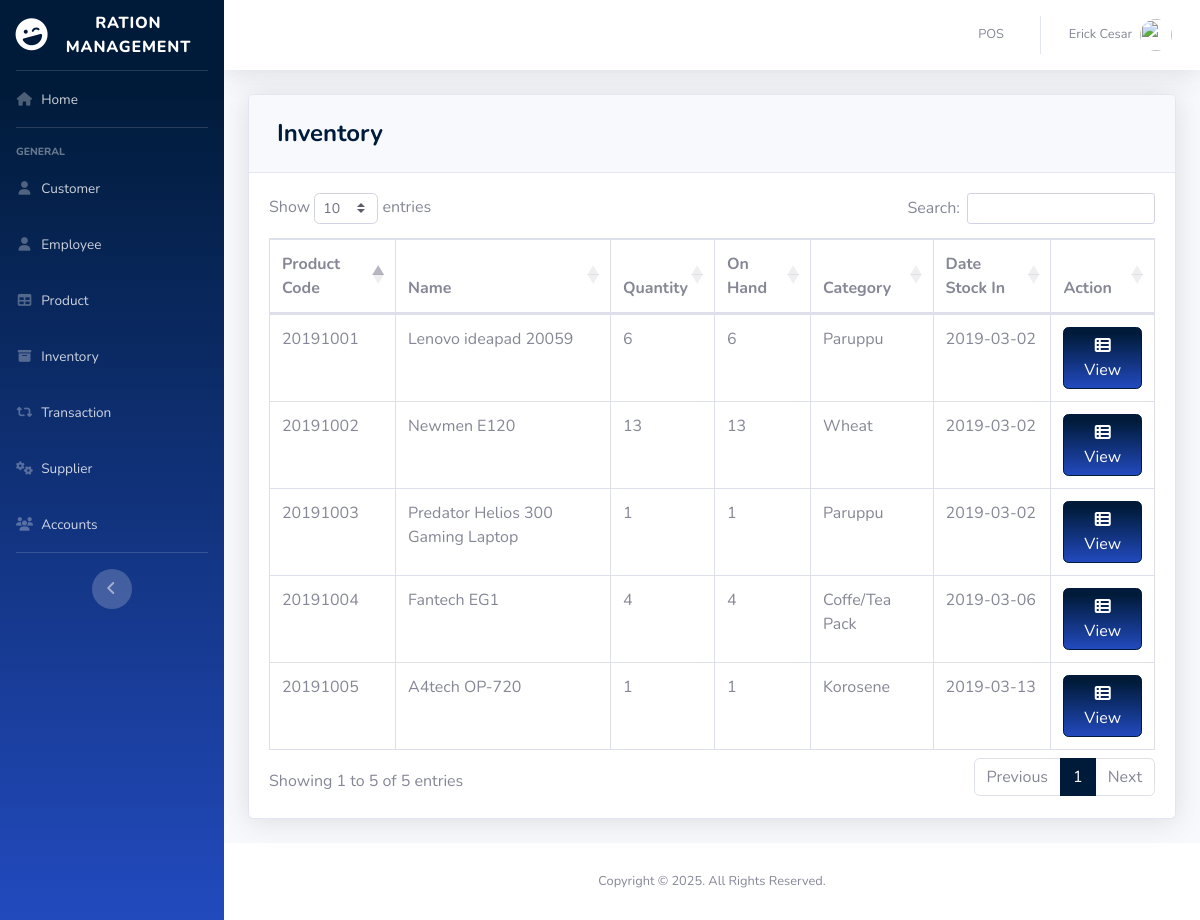
Page /pages/inventory.php (signed in) on the committed database.
### tables this page shows
CREATE TABLE `product` (
  `PRODUCT_ID` int(11) NOT NULL,
  `PRODUCT_CODE` varchar(20) NOT NULL,
  `NAME` varchar(50) DEFAULT NULL,
  `DESCRIPTION` varchar(250) NOT NULL,
  `QTY_STOCK` int(50) DEFAULT NULL,
  `ON_HAND` int(250) NOT NULL,
  `PRICE` int(50) DEFAULT NULL,
  `CATEGORY_ID` int(11) DEFAULT NULL,
  `SUPPLIER_ID` int(11) DEFAULT NULL,
  `DATE_STOCK_IN` varchar(50) NOT NULL
);

CREATE TABLE `category` (
  `CATEGORY_ID` int(11) NOT NULL,
  `CNAME` varchar(50) DEFAULT NULL
);

### pages/inventory.php (the view, shortened to what this page needs)
<?php
include'../includes/connection.php';
include'../includes/sidebar.php';
?>
            <div class="card shadow mb-4">
            <div class="card-header py-3">
              <h4 class="m-2 font-weight-bold text-primary">Inventory</h4>
            </div>
            <div class="card-body">
              <div class="table-responsive">
                <table class="table table-bordered" id="dataTable" width="100%" cellspacing="0">
               <thead>
                   <tr>
                     <th>Product Code</th>
                     <th>Name</th>
                     <th>Quantity</th>
                     <th>On Hand</th>
                     <th>Category</th>
                     <th>Date Stock In</th>
                     <th>Action</th>
                   </tr>
               </thead>
          <tbody>
<?php
    $query = 'SELECT PRODUCT_ID, PRODUCT_CODE, NAME, COUNT(`QTY_STOCK`) AS "QTY_STOCK", COUNT(`ON_HAND`) AS "ON_HAND", CNAME, DATE_STOCK_IN FROM product p join category c on p.CATEGORY_ID=c.CATEGORY_ID GROUP BY PRODUCT_CODE';
        $result = mysqli_query($db, $query) or die (mysqli_error($db));
            while ($row = mysqli_fetch_assoc($result)) {
                echo '<tr>';
                echo '<td>'. $row['PRODUCT_CODE'].'</td>';
                echo '<td>'. $row['NAME'].'</td>';
                echo '<td>'. $row['QTY_STOCK'].'</td>';
                echo '<td>'. $row['ON_HAND'].'</td>';
                echo '<td>'. $row['CNAME'].'</td>';
                echo '<td>'. $row['DATE_STOCK_IN'].'</td>';
                      echo '<td align="right">
                              <a type="button" class="btn btn-primary bg-gradient-primary" href="inv_searchfrm.php?action=edit & id='.$row['PRODUCT_CODE'] . '"><i class="fas fa-fw fa-th-list"></i> View</a>
                          </div> </td>';
                        }
?>
                        </div>
                    </div>
<?php
include'../includes/footer.php';
?>

### includes/sidebar.php (shortened to what this page needs)
<!DOCTYPE html>
<html lang="en">
<head>
  <link href="../vendor/fontawesome-free/css/all.min.css" rel="stylesheet" type="text/css">
  <link href="../css/sb-admin-2.min.css" rel="stylesheet">
  <link href="../vendor/datatables/dataTables.bootstrap4.min.css" rel="stylesheet">
</head>
<body id="page-top">
  <div id="wrapper">
    <ul class="navbar-nav bg-gradient-primary sidebar sidebar-dark accordion" id="accordionSidebar">
      <a class="sidebar-brand d-flex align-items-center justify-content-center" href="index.php">
        <div class="sidebar-brand-icon rotate-n-15">
          <i class="fas fa-laugh-wink"></i>
        </div>
        <div class="sidebar-brand-text mx-3">Ration Management</div>
      </a>
      <hr class="sidebar-divider my-0">
      <li class="nav-item">
        <a class="nav-link" href="index.php">
          <i class="fas fa-fw fa-home"></i>
          <span>Home</span></a>
      </li>
      <hr class="sidebar-divider">
      <div class="sidebar-heading">
        General
      </div>
      <li class="nav-item">
        <a class="nav-link" href="customer.php">
          <i class="fas fa-fw fa-user"></i>
          <span>Customer</span></a>
      </li>
      <li class="nav-item">
        <a class="nav-link" href="employee.php">
          <i class="fas fa-fw fa-user"></i>
          <span>Employee</span></a>
      </li>
      <li class="nav-item">
        <a class="nav-link" href="product.php">
          <i class="fas fa-fw fa-table"></i>
          <span>Product</span></a>
      </li>
      <li class="nav-item">
        <a class="nav-link" href="inventory.php">
          <i class="fas fa-fw fa-archive"></i>
          <span>Inventory</span></a>
      </li>
      <li class="nav-item">
        <a class="nav-link" href="transaction.php">
          <i class="fas fa-fw fa-retweet"></i>
          <span>Transaction</span></a>
      </li>
      <li class="nav-item">
        <a class="nav-link" href="supplier.php">
          <i class="fas fa-fw fa-cogs"></i>
          <span>Supplier</span></a>
      </li>
      <li class="nav-item">
        <a class="nav-link" href="user.php">
          <i class="fas fa-fw fa-users"></i>
          <span>Accounts</span></a>
      </li>
      <hr class="sidebar-divider d-none d-md-block">
      <div class="text-center d-none d-md-inline">
        <button class="rounded-circle border-0" id="sidebarToggle"></button>
      </div>
    </ul>
    <?php include_once 'topbar.php'; ?>

### includes/topbar.php (shortened to what this page needs)
<div id="content-wrapper" class="d-flex flex-column">
  <div id="content">
    <nav class="navbar navbar-expand navbar-light bg-white topbar mb-4 static-top shadow">
      <ul class="navbar-nav ml-auto">
        <li class="nav-item dropdown no-arrow">
          <a class="nav-link" href="pos.php" role="button">
            <span class="mr-2 d-none d-lg-inline text-gray-600 small">POS</span>
          </a>
        </li>
        <li class="nav-item dropdown no-arrow">
          <a class="nav-link dropdown-toggle" href="#" id="userDropdown" role="button" data-toggle="dropdown" aria-haspopup="true" aria-expanded="false">
            <span class="mr-2 d-none d-lg-inline text-gray-600 small"><?php echo  $_SESSION['FIRST_NAME']. ' '.$_SESSION['LAST_NAME'] ;?></span>
            <img class="img-profile rounded-circle"
            <?php
              if($_SESSION['GENDER']=='Male'){
                echo 'src="https://encrypted-tbn0.gstatic.com/images?q=tbn:ANd9GcTS0rikanm-OEchWDtCAWQ_s1hQq1nOlQUeJr242AdtgqcdEgm0Dg"';
              }else{
                echo 'src="https://encrypted-tbn0.gstatic.com/images?q=tbn:ANd9GcSNngF0RFPjyGl4ybo78-XYxxeap88Nvsyj1_txm6L4eheH8ZBu"';
              }
            ?>>
          </a>
        </li>
      </ul>
    </nav>
    <div class="container-fluid">

### includes/footer.php (shortened to what this page needs)
      <footer class="sticky-footer bg-white">
        <div class="container my-auto">
          <div class="copyright text-center my-auto">
              <span>Copyright © 2025. All Rights Reserved.</span>
          </div>
        </div>
      </footer>
</body>
</html>

### rows in the picture
product: PRODUCT_CODE "20191001", NAME "Lenovo ideapad 20059", QTY_STOCK "6", ON_HAND "6", CATEGORY_ID.CNAME "Paruppu", DATE_STOCK_IN "2019-03-02"
product: PRODUCT_CODE "20191002", NAME "Newmen E120", QTY_STOCK "13", ON_HAND "13", CATEGORY_ID.CNAME "Wheat", DATE_STOCK_IN "2019-03-02"
product: PRODUCT_CODE "20191003", NAME "Predator Helios 300 Gaming Laptop", QTY_STOCK "1", ON_HAND "1", CATEGORY_ID.CNAME "Paruppu", DATE_STOCK_IN "2019-03-02"
product: PRODUCT_CODE "20191004", NAME "Fantech EG1", QTY_STOCK "4", ON_HAND "4", CATEGORY_ID.CNAME "Coffe/Tea Pack", DATE_STOCK_IN "2019-03-06"
product: PRODUCT_CODE "20191005", NAME "A4tech OP-720", QTY_STOCK "1", ON_HAND "1", CATEGORY_ID.CNAME "Korosene", DATE_STOCK_IN "2019-03-13"

### other values in the picture
$_SESSION['FIRST_NAME'] "Erick"
$_SESSION['LAST_NAME'] "Cesar"
